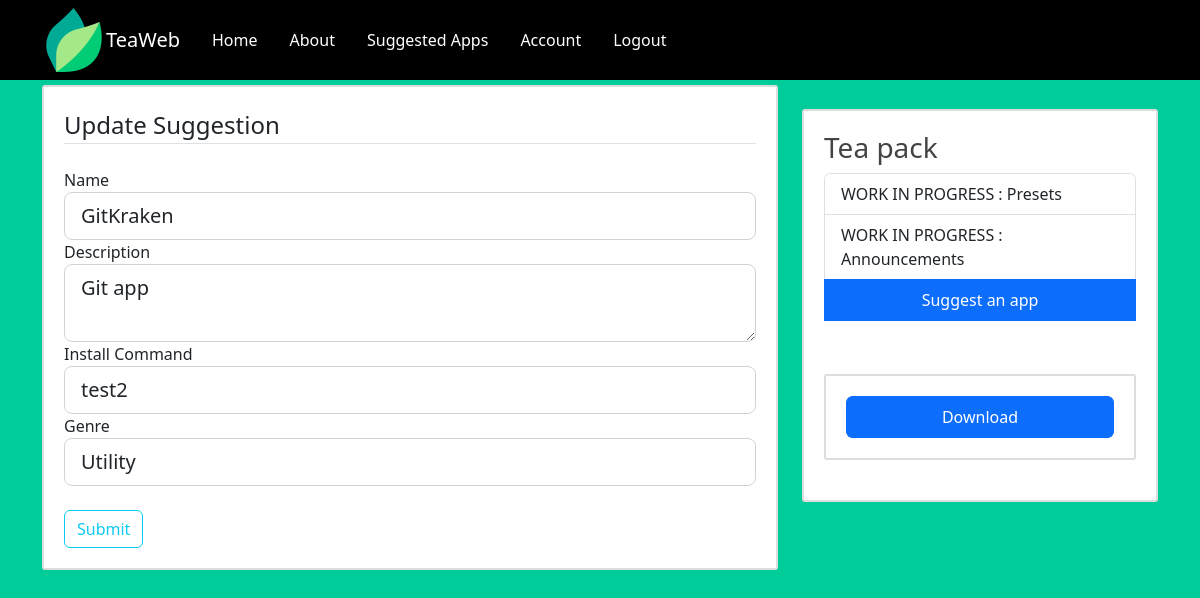
/suggestedapps/3/update (signed in), run on an earlier commit of the app's database.
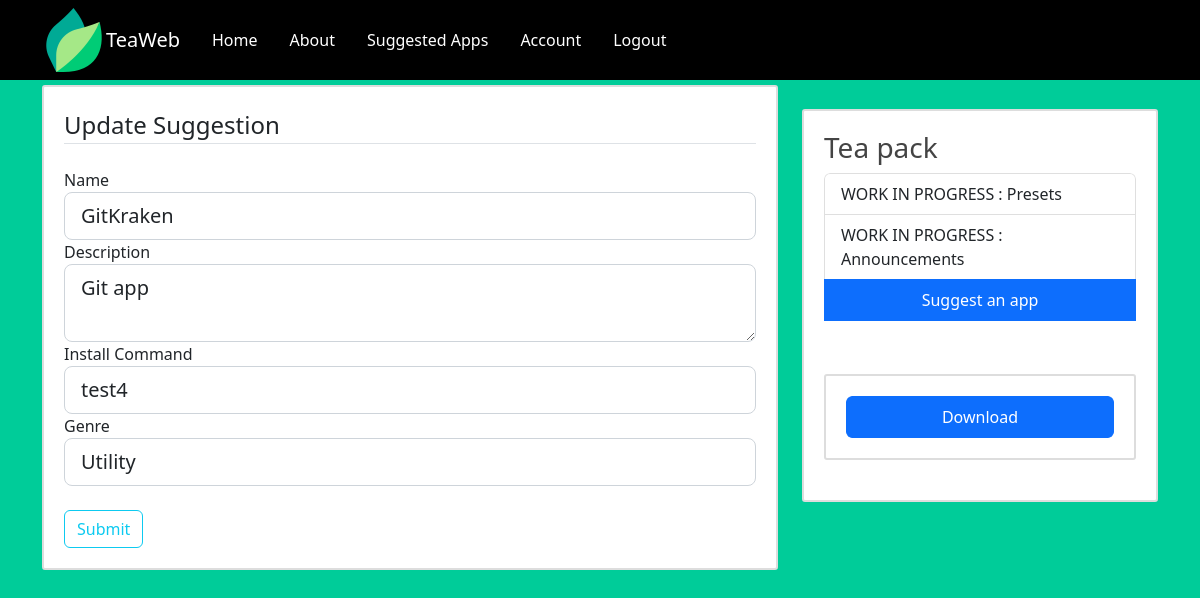
And on a later commit of the database.
### hello/models.py (models this page shows, shortened)
class Suggestion(db.Model):
    id_suggestion = db.Column(db.Integer, primary_key=True)
    name = db.Column(db.String(20), unique=True, nullable=False)
    description = db.Column(db.String(120), unique=True, nullable=False)
    genre = db.Column(db.String(20), unique=True, nullable=False)
    install_command = db.Column(db.String(120), nullable=True)
    image_file = db.Column(db.String(20), nullable=True, default='default.jpg')
    date_sugested = db.Column(db.DateTime, nullable=False, default=datetime.utcnow)
    id_user = db.Column(db.Integer, db.ForeignKey('user.id_user'), nullable=False)

### hello/aplicatii/routes.py (the view)
@aplicatii.route("/suggestedapps/<int:id_suggestion>/update", methods=['GET', 'POST'])
@login_required
def update_sugestion(id_suggestion):
    suggestion = Suggestion.query.get_or_404(id_suggestion)
    if suggestion.id_user != current_user.id_user:
        abort(403)
    form = SuggestionForm()
    if form.validate_on_submit():
        suggestion.name = form.name.data
        suggestion.description = form.description.data
        suggestion.install_command = form.install_command.data
        suggestion.genre = form.genre.data
        db.session.commit()
        flash('Your suggestion has been updated!', 'success')
        return redirect(url_for('aplicatii.suggestedapps', id_suggestion=suggestion.id_suggestion))
    elif request.method == 'GET':
        form.name.data = suggestion.name
        form.description.data = suggestion.description
        form.install_command.data = suggestion.install_command
        form.genre.data = suggestion.genre
    return render_template('create_suggestion.html', title='Update Suggestion',
                           form=form, legend='Update Suggestion')

### hello/aplicatii/forms.py
class SuggestionForm(FlaskForm):
    name = StringField('Name', validators=[DataRequired()])
    description = TextAreaField('Description', validators=[DataRequired()])
    genre = StringField('Genre', validators=[DataRequired()])
    install_command = StringField('Install Command', validators=[DataRequired()])
    submit = SubmitField('Submit')

### hello/models.py (called while the page is built)
@login_manager.user_loader
def load_user(user_id):
    return User.query.get(int(user_id))

### hello/templates/create_suggestion.html (shortened to what this page needs)
{% extends "layout.html" %}
{% block content %}
    <div class="content-section">
        <form method="POST" action="" enctype="multipart/form-data">
            <fieldset class="form-group">
                <legend class="border-bottom mb-4">{{ legend }}</legend>
               <div class="form-group">
                   {{form.name.label(class="form-control-label")}}
                   {{form.name(class="form-control form-control-lg") }}
               </div>
                <div class="form-group">
                   {{form.description.label(class="form-control-label")}}
                   {{form.description(class="form-control form-control-lg") }}
               </div>
                 <div class="form-group">
                   {{form.install_command.label(class="form-control-label")}}
                   {{form.install_command(class="form-control form-control-lg") }}
               </div>
                <div class="form-group">
                   {{form.genre.label(class="form-control-label")}}
                   {{form.genre(class="form-control form-control-lg") }}
               </div>
            </fieldset>
            <br>
            <div class="form-group">
                {{ form.submit(class="btn btn-outline-info") }}
            </div>
        </form>
    </div>
{% endblock content %}

What changed in the data, as far as the page shows it:
changed Suggestion "GitKraken": install_command "test2" → "test4"
